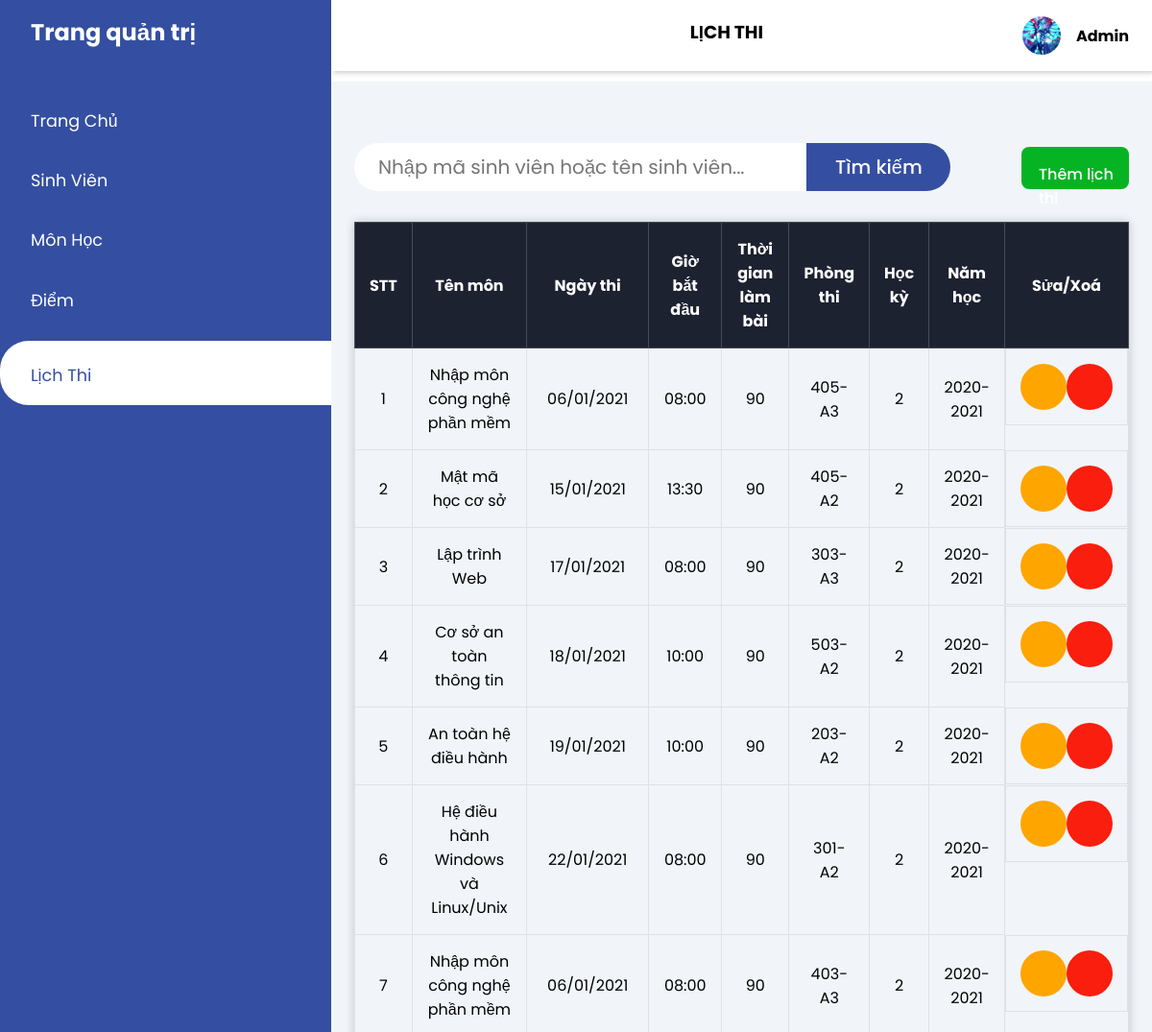
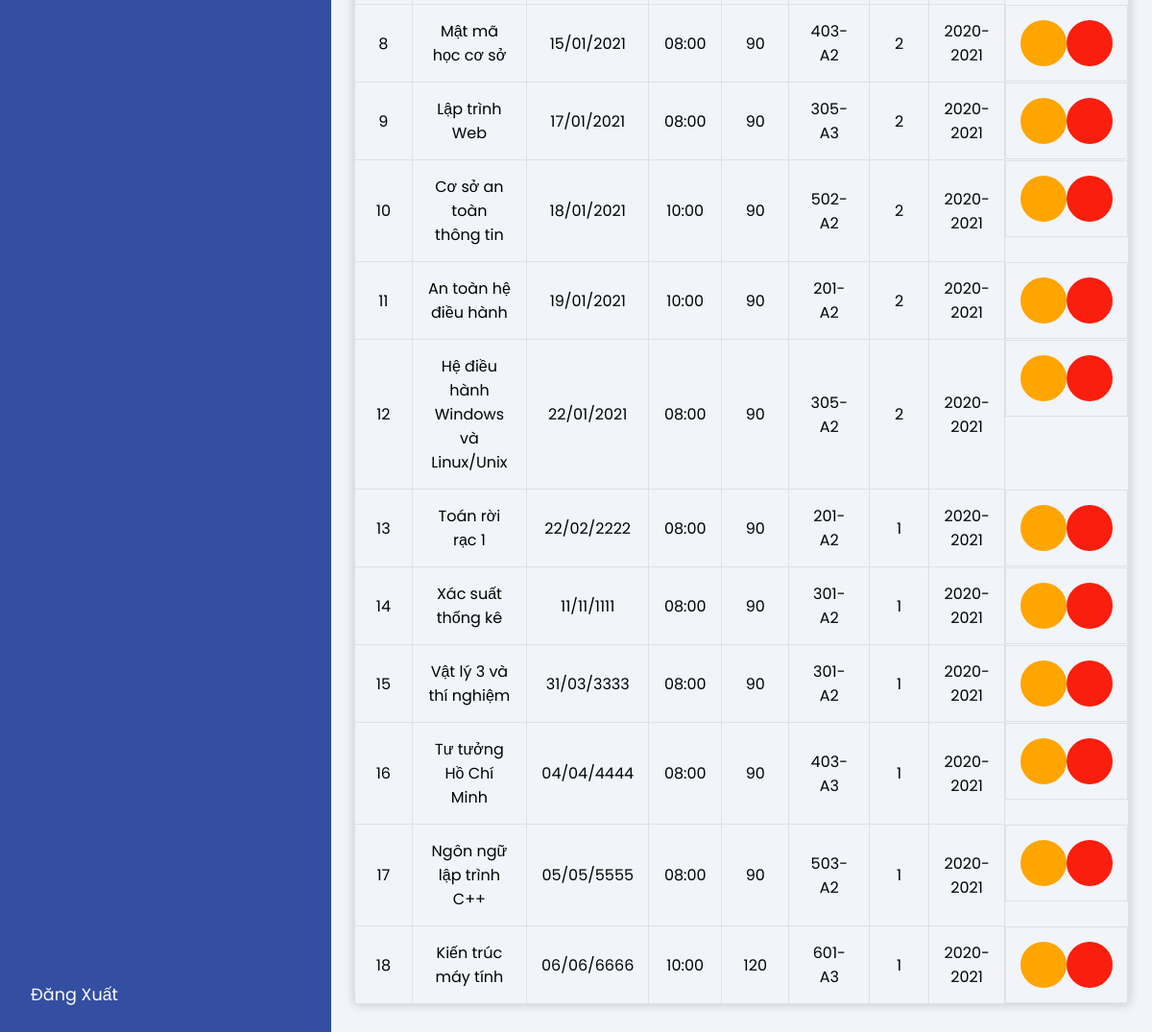
The page /backend/admin_examSchedule/admin_examSchedule.php (signed in) on the database its author committed (2 pictures, top to bottom).
### tables this page shows
CREATE TABLE `examschedule` (
  `esID` int(11) NOT NULL,
  `studentID` varchar(10) NOT NULL,
  `subjectID` int(11) NOT NULL,
  `ngayThi` date NOT NULL,
  `gioBatDau` varchar(5) NOT NULL,
  `thoiGianLamBai` int(11) NOT NULL,
  `phongThi` varchar(6) NOT NULL,
  `hocKy` varchar(50) NOT NULL,
  `namHoc` varchar(9) NOT NULL
);

CREATE TABLE `subject` (
  `subjectID` int(11) NOT NULL,
  `maMon` varchar(7) NOT NULL,
  `tenMon` varchar(100) NOT NULL,
  `soTinChi` int(11) NOT NULL,
  `thu` varchar(8) NOT NULL,
  `ca` int(11) NOT NULL,
  `phong` varchar(6) NOT NULL,
  `giangVien` varchar(150) NOT NULL,
  `hocPhi` int(11) NOT NULL,
  `hocKy` int(2) NOT NULL,
  `namHoc` varchar(9) NOT NULL
);

### database/dbhelper.php (called while the page is built, shortened)
<?php
function executeResult ($sql) {
    $conn = mysqli_connect(HOST, USERNAME, PASSWORD, DATABASE);
    $resultset = mysqli_query($conn, $sql);
    $list = [];
        while ($row = $resultset->fetch_assoc())
        $list[] = $row;
        return $list;
}

### backend/admin_examSchedule/admin_examSchedule.php (the view, shortened to what this page needs)
<?php
require_once "/xampp/htdocs/QuanLySinhVien/database/dbhelper.php";
?>
<!DOCTYPE html>
<html lang="en">
<head>
    <link rel="stylesheet" href="https://maxst.icons8.com/vue-static/landings/line-awesome/line-awesome/1.3.0/css/line-awesome.min.css">
    <link rel="stylesheet" href="../assets/css/admin_examSchedule.css">
</head>
<body>
    <div class="sidebar">
        <div class="sidebar-brand">
            <h2><i class="lab la-accusoft"></i> <span>Trang quản trị</span></h2>
        </div>
        <div class="sidebar-menu">
            <ul>
                <li>
                    <a href="../admin_home/admin_home.php"><span class="las la-igloo"></span>
                        <span>Trang Chủ</span></a>
                </li>
                <li>
                    <a href="../admin_student/admin_student.php"><span class="las la-user-circle"></span>
                        <span>Sinh Viên</span></a>
                </li>
                <li>
                    <a href="../admin_subject/admin_subject.php"><span class="las la-book"></span>
                        <span>Môn Học</span></a>
                </li>
                <li>
                    <a href="../admin_mark/admin_mark.php" ><span class="las la-graduation-cap"></span>
                        <span>Điểm</span></a>
                </li>
                <li>
                    <a href="../admin_examSchedule/admin_examSchedule.php" class="active"><span class="las la-calendar-alt"></span>
                        <span>Lịch Thi</span></a>
                </li>
                <li>
                    <a href="../admin_logout/admin_logout.php"><span class="las la-sign-out-alt"></span>
                        <span>Đăng Xuất</span></a>
                </li>
            </ul>
        </div>
    </div>
    <div class="main-content">
        <header>
            <label for="nav-toggle">
                <span class="las la-bars"></span>
            </label>
            <h3>LỊCH THI</h3>
            <div class="user-wrapper">
                <img src="../assets/img/admin_page/photon_dragon.png" width="40px" height="40px" alt="">
                <div>
                    <h4>Admin</h4>
                </div>
            </div>
        </header>
        <main>
            <div class="subject-search">
                <form action="<?php echo htmlspecialchars($_SERVER["PHP_SELF"]); ?>" method="get">
                    <input type="text" placeholder="Nhập mã sinh viên hoặc tên sinh viên..." name="search" class="timKiem">
                    <input type="submit" value="Tìm kiếm">
                </form>
                <a href="input_es.php" type="submit" name="add-btn" class="add-btn">Thêm lịch thi</a href="">
            </div>
            <div class="subject-table">
                <table width="100%">
                    <thead>
                        <tr>
                            <th>STT</th>
                            <th>Tên môn</th>
                            <th>Ngày thi</th>
                            <th>Giờ bắt đầu</th>
                            <th>Thời gian làm bài</th>
                            <th>Phòng thi</th>
                            <th>Học kỳ</th>
                            <th>Năm học</th>
                            <th>Sửa/Xoá</th>
                        </tr>
                    </thead>
                    <tbody class="danhsach">
                        <?php
                        if (isset($_GET['search']) && $_GET['search'] !== ''){
                            $search = trim($_GET['search']);
                            if (preg_match('/^(0?[1-9]|[12][0-9]|3[01])[\/\-](0?[1-9]|1[012])[\/\-]\d{4}$/', $search)){
                                $search = date_create_from_format("d/m/Y", $search);
                                $search = date_format($search, "Y-m-d");
                            }
                            $sql = "select examschedule.*, subject.tenMon
                            from ((examschedule
                            inner join subject on examschedule.subjectID = subject.subjectID)
                            inner join student on examschedule.studentID = student.studentID)
                            where student.studentID like '%{$search}%' or student.ten like '%{$search}%'
                            order by examschedule.esID";
                        }
                        else {
                            $sql =  "select examschedule.*, subject.tenMon
                                    from examschedule
                                    inner join subject on examschedule.subjectID = subject.subjectID
                                    order by examschedule.esID";
                        }
                            $index = 1;
                            $esList = executeResult($sql);
                            if (count($esList) !== 0)
                                foreach ($esList as $std) {
                                    $date = date_create ($std["ngayThi"]);
                                    $date = date_format ($date, "d/m/Y");
                                    echo "<tr>
                                    <td>".($index++)."</td>
                                    <td>{$std["tenMon"]}</td>
                                    <td>{$date}</td>
                                    <td>{$std["gioBatDau"]}</td>
                                    <td>{$std["thoiGianLamBai"]}</td>
                                    <td>{$std["phongThi"]}</td>
                                    <td>{$std["hocKy"]}</td>
                                    <td>{$std["namHoc"]}</td>
                                    <td>
                                        <a href='edit_es.php?id={$std["esID"]}' class='edit-btn'
                                        name='edit-btn'><i class='las la-pen'></i></a>
                                        <a href='delete_es.php?id={$std["esID"]}' class='delete-btn'
                                        name='delete-btn'><i class='las la-trash-alt'></i></button>
                                    </td>
                                </tr>";
                                }
                        ?>
                    </tbody>
                </table>
            </div>
        </main>
    </div>
</body>
</html>

### backend/assets/css/admin_examSchedule.css (style rules this page uses)
:root { --main-color: #344fa1; --color-dark: #1D2231; --text-gray: #8390A2; }
* { padding: 0; margin: 0; box-sizing: border-box; list-style-type: none; text-decoration: none; font-family: 'Poppins', sans-serif; }
.sidebar { width: 345px; position: fixed; left: 0; top: 0; height: 100%; background: var(--main-color); z-index: 100; transition: width 300ms; }
.sidebar-brand { height: 90px; padding: 1rem 0rem 1rem 2rem; color: #fff; }
.sidebar-brand span { display: inline-block; padding-right: 1.3rem; }
.sidebar-menu { margin-top: 1rem; }
.sidebar-menu li { width: 100%; margin-bottom: 1.7rem; position: relative; }
.sidebar-menu a { padding-left: 1rem; display: block; color: #fff; font-size: 1.1rem; }
.sidebar-menu a.active { background: #fff; padding-top: 1rem; padding-bottom: 1rem; color: var(--main-color); border-radius: 30px 0 0 30px; }
.sidebar-menu a span:first-child { font-size: 1.5rem; padding-right: 1rem; }
.sidebar-menu li:last-child { position: absolute; bottom: 0; }
.main-content { margin-left: 345px; }
header { background: #fff; display: flex; justify-content: space-between; padding: 1rem 1.5rem; box-shadow: 2px 2px 5px rgba(0, 0, 0, 0.2); position: fixed; left: 345px; width: calc(100% - 345px); top: 0; z-index: 100; transition: left 300ms; }
header h3 { margin-left: 4rem; margin-top: .2rem; }
header label span { font-size: 1.7rem; padding-right: 1rem; }
.user-wrapper { display: flex; align-items: center; }
.user-wrapper img { border-radius: 50%; margin-right: 1rem; }
.user-wrapper h4 { margin-bottom: 0rem !important; }
main { margin-top: 85px; padding: 2rem 1.5rem; background: #f1f5f9; min-height: calc(100vh - 90px); }
.subject-search { width: 100%; margin-top: 2rem; }
.subject-search form { display: inline; position: relative; }
.subject-search input { position: relative; display: inline-block; font-size: 20px; }
input[type="text"] { background: #fff; width: 29.5rem; height: 3.125rem; border: none; outline: none; padding: 0 25px; border-radius: 30px 0 0 30px; }
input[type="submit"] { position: relative; left: -0.313rem; border-radius: 0 30px 30px 0; height: 3.125rem; width: 9.375rem; border: none; outline: none; cursor: pointer; background: var(--main-color); color: #fff; font-weight: 500; }
.add-btn { background: #06b423; border: none; border-radius: 0.5rem; outline: none; cursor: pointer; width: 7rem; height: 2.75rem; margin-top: .25rem; font-size: 16px; font-weight: 500; color: #fff; position: absolute; right: 1.5rem; padding: 16px 0 0 18px; }
.subject-table { margin-top: 2rem; font-size: 16px; text-align: center; }
.subject-table table, .subject-table th, .subject-table td { border: 1px solid #dee2e6; border-collapse: collapse; }
.subject-table th, .subject-table td { padding: 0.938rem; }
.subject-table th { background: #1D2231; color: #fff; border-color: #454d55; }
.subject-table tr th:first-child { width: 5%; }
.subject-table tr th:nth-child(2) { width: 20%; }
.subject-table tr th:nth-child(3) { width: 5%; }
.subject-table tr th:nth-child(4) { width: 10%; }
.subject-table tr th:nth-child(5) { width: 10%; }
.subject-table tr th:nth-child(6) { width: 10%; }
.subject-table tr th:nth-child(7) { width: 5%; }
.subject-table tr th:nth-child(8) { width: 10%; }
.subject-table tr th:nth-child(9) { width: 10%; }
.subject-table table { box-shadow: 0 0 10px rgba(0, 0, 0, 0.2); }
.subject-table tr td:last-child { display: flex; justify-content: space-around; }
.subject-table .edit-btn, .subject-table .delete-btn { width: 3rem; height: 3rem; font-size: 2rem; }
.subject-table .edit-btn { background: orange; border: none; outline: none; cursor: pointer; border-radius: 100%; color: #000; }
.subject-table .delete-btn { background: #fa1e0e; border: none; outline: none; cursor: pointer; border-radius: 100%; color: #fff; }

### rows shown on the page
examschedule: subjectID.tenMon "Nhập môn công nghệ phần mềm", ngayThi "06/01/2021", gioBatDau "08:00", thoiGianLamBai "90", phongThi "405-A3", hocKy "2", namHoc "2020-2021"
examschedule: subjectID.tenMon "Mật mã học cơ sở", ngayThi "15/01/2021", gioBatDau "13:30", thoiGianLamBai "90", phongThi "405-A2", hocKy "2", namHoc "2020-2021"
examschedule: subjectID.tenMon "Lập trình Web", ngayThi "17/01/2021", gioBatDau "08:00", thoiGianLamBai "90", phongThi "303-A3", hocKy "2", namHoc "2020-2021"
examschedule: subjectID.tenMon "Cơ sở an toàn thông tin", ngayThi "18/01/2021", gioBatDau "10:00", thoiGianLamBai "90", phongThi "503-A2", hocKy "2", namHoc "2020-2021"
examschedule: subjectID.tenMon "An toàn hệ điều hành", ngayThi "19/01/2021", gioBatDau "10:00", thoiGianLamBai "90", phongThi "203-A2", hocKy "2", namHoc "2020-2021"
examschedule: subjectID.tenMon "Hệ điều hành Windows và Linux/Unix", ngayThi "22/01/2021", gioBatDau "08:00", thoiGianLamBai "90", phongThi "301-A2", hocKy "2", namHoc "2020-2021"
examschedule: subjectID.tenMon "Nhập môn công nghệ phần mềm", ngayThi "06/01/2021", gioBatDau "08:00", thoiGianLamBai "90", phongThi "403-A3", hocKy "2", namHoc "2020-2021"
examschedule: subjectID.tenMon "Mật mã học cơ sở", ngayThi "15/01/2021", gioBatDau "08:00", thoiGianLamBai "90", phongThi "403-A2", hocKy "2", namHoc "2020-2021"
examschedule: subjectID.tenMon "Lập trình Web", ngayThi "17/01/2021", gioBatDau "08:00", thoiGianLamBai "90", phongThi "305-A3", hocKy "2", namHoc "2020-2021"
examschedule: subjectID.tenMon "Cơ sở an toàn thông tin", ngayThi "18/01/2021", gioBatDau "10:00", thoiGianLamBai "90", phongThi "502-A2", hocKy "2", namHoc "2020-2021"
examschedule: subjectID.tenMon "An toàn hệ điều hành", ngayThi "19/01/2021", gioBatDau "10:00", thoiGianLamBai "90", phongThi "201-A2", hocKy "2", namHoc "2020-2021"
examschedule: subjectID.tenMon "Hệ điều hành Windows và Linux/Unix", ngayThi "22/01/2021", gioBatDau "08:00", thoiGianLamBai "90", phongThi "305-A2", hocKy "2", namHoc "2020-2021"
examschedule: subjectID.tenMon "Toán rời rạc 1", ngayThi "22/02/2222", gioBatDau "08:00", thoiGianLamBai "90", phongThi "201-A2", hocKy "1", namHoc "2020-2021"
examschedule: subjectID.tenMon "Xác suất thống kê", ngayThi "11/11/1111", gioBatDau "08:00", thoiGianLamBai "90", phongThi "301-A2", hocKy "1", namHoc "2020-2021"
examschedule: subjectID.tenMon "Vật lý 3 và thí nghiệm", ngayThi "31/03/3333", gioBatDau "08:00", thoiGianLamBai "90", phongThi "301-A2", hocKy "1", namHoc "2020-2021"
examschedule: subjectID.tenMon "Tư tưởng Hồ Chí Minh", ngayThi "04/04/4444", gioBatDau "08:00", thoiGianLamBai "90", phongThi "403-A3", hocKy "1", namHoc "2020-2021"
examschedule: subjectID.tenMon "Ngôn ngữ lập trình C++", ngayThi "05/05/5555", gioBatDau "08:00", thoiGianLamBai "90", phongThi "503-A2", hocKy "1", namHoc "2020-2021"
examschedule: subjectID.tenMon "Kiến trúc máy tính", ngayThi "06/06/6666", gioBatDau "10:00", thoiGianLamBai "120", phongThi "601-A3", hocKy "1", namHoc "2020-2021"
